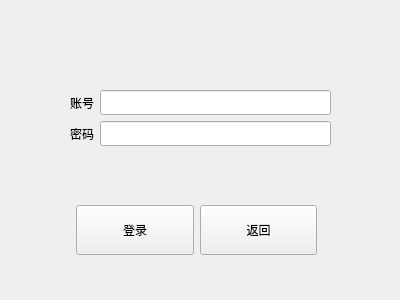
<?xml version="1.0" encoding="UTF-8"?>
<ui version="4.0">
 <class>login</class>
 <widget class="QWidget" name="login">
  <property name="geometry">
   <rect>
    <x>0</x>
    <y>0</y>
    <width>400</width>
    <height>300</height>
   </rect>
  </property>
  <property name="windowTitle">
   <string>Form</string>
  </property>
  <widget class="QLabel" name="sign">
   <property name="geometry">
    <rect>
     <x>130</x>
     <y>20</y>
     <width>151</width>
     <height>31</height>
    </rect>
   </property>
   <property name="font">
    <font>
     <family>Tetris</family>
     <pointsize>12</pointsize>
    </font>
   </property>
   <property name="text">
    <string/>
   </property>
  </widget>
  <widget class="QWidget" name="horizontalLayoutWidget">
   <property name="geometry">
    <rect>
     <x>76</x>
     <y>190</y>
     <width>241</width>
     <height>80</height>
    </rect>
   </property>
   <property name="font">
    <font>
     <family>Tetris</family>
    </font>
   </property>
   <layout class="QHBoxLayout" name="horizontalLayout">
    <item>
     <widget class="QPushButton" name="log">
      <property name="minimumSize">
       <size>
        <width>0</width>
        <height>50</height>
       </size>
      </property>
      <property name="font">
       <font>
        <family>Tetris</family>
       </font>
      </property>
      <property name="text">
       <string>登录</string>
      </property>
     </widget>
    </item>
    <item>
     <widget class="QPushButton" name="cancel">
      <property name="minimumSize">
       <size>
        <width>0</width>
        <height>50</height>
       </size>
      </property>
      <property name="font">
       <font>
        <family>Tetris</family>
       </font>
      </property>
      <property name="text">
       <string>返回</string>
      </property>
     </widget>
    </item>
   </layout>
  </widget>
  <widget class="QWidget" name="formLayoutWidget">
   <property name="geometry">
    <rect>
     <x>70</x>
     <y>90</y>
     <width>261</width>
     <height>61</height>
    </rect>
   </property>
   <property name="font">
    <font>
     <family>Tetris</family>
    </font>
   </property>
   <layout class="QFormLayout" name="formLayout">
    <item row="0" column="1">
     <widget class="QLineEdit" name="account">
      <property name="font">
       <font>
        <family>Tetris</family>
       </font>
      </property>
     </widget>
    </item>
    <item row="1" column="0">
     <widget class="QLabel" name="label_2">
      <property name="font">
       <font>
        <family>Tetris</family>
       </font>
      </property>
      <property name="text">
       <string>密码</string>
      </property>
     </widget>
    </item>
    <item row="1" column="1">
     <widget class="QLineEdit" name="password">
      <property name="font">
       <font>
        <family>Tetris</family>
       </font>
      </property>
      <property name="echoMode">
       <enum>QLineEdit::Password</enum>
      </property>
     </widget>
    </item>
    <item row="0" column="0">
     <widget class="QLabel" name="label">
      <property name="font">
       <font>
        <family>Tetris</family>
       </font>
      </property>
      <property name="text">
       <string>账号</string>
      </property>
     </widget>
    </item>
   </layout>
  </widget>
 </widget>
 <resources/>
 <connections/>
</ui>
